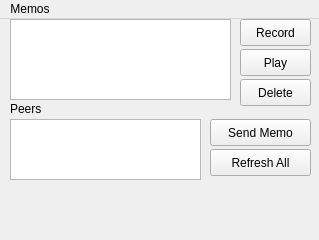
<?xml version="1.0" encoding="UTF-8"?>
<ui version="4.0">
 <class>MainWindow</class>
 <widget class="QMainWindow" name="MainWindow">
  <property name="geometry">
   <rect>
    <x>0</x>
    <y>0</y>
    <width>319</width>
    <height>240</height>
   </rect>
  </property>
  <property name="windowTitle">
   <string>Memos</string>
  </property>
  <widget class="QWidget" name="centralwidget">
   <widget class="QListWidget" name="listMemos">
    <property name="geometry">
     <rect>
      <x>10</x>
      <y>0</y>
      <width>221</width>
      <height>81</height>
     </rect>
    </property>
    <property name="toolTip">
     <string>Memos</string>
    </property>
   </widget>
   <widget class="QListWidget" name="listPeers">
    <property name="geometry">
     <rect>
      <x>10</x>
      <y>100</y>
      <width>191</width>
      <height>61</height>
     </rect>
    </property>
    <property name="toolTip">
     <string>Peers</string>
    </property>
   </widget>
   <widget class="QPushButton" name="btnRefreshAll">
    <property name="geometry">
     <rect>
      <x>210</x>
      <y>130</y>
      <width>101</width>
      <height>27</height>
     </rect>
    </property>
    <property name="text">
     <string>Refresh All</string>
    </property>
   </widget>
   <widget class="QPushButton" name="btnSendMemo">
    <property name="geometry">
     <rect>
      <x>210</x>
      <y>100</y>
      <width>101</width>
      <height>27</height>
     </rect>
    </property>
    <property name="text">
     <string>Send Memo</string>
    </property>
   </widget>
   <widget class="QPushButton" name="btnRecordMemo">
    <property name="geometry">
     <rect>
      <x>240</x>
      <y>0</y>
      <width>71</width>
      <height>27</height>
     </rect>
    </property>
    <property name="text">
     <string>Record</string>
    </property>
   </widget>
   <widget class="QPushButton" name="btnPlayMemo">
    <property name="geometry">
     <rect>
      <x>240</x>
      <y>30</y>
      <width>71</width>
      <height>27</height>
     </rect>
    </property>
    <property name="text">
     <string>Play</string>
    </property>
   </widget>
   <widget class="QPushButton" name="btnDeleteMemo">
    <property name="geometry">
     <rect>
      <x>240</x>
      <y>60</y>
      <width>71</width>
      <height>27</height>
     </rect>
    </property>
    <property name="text">
     <string>Delete</string>
    </property>
   </widget>
   <widget class="QLabel" name="label_2">
    <property name="geometry">
     <rect>
      <x>10</x>
      <y>80</y>
      <width>31</width>
      <height>17</height>
     </rect>
    </property>
    <property name="styleSheet">
     <string notr="true">font: 8pt &quot;Ubuntu&quot;;</string>
    </property>
    <property name="text">
     <string>Peers</string>
    </property>
    <property name="alignment">
     <set>Qt::AlignBottom|Qt::AlignLeading|Qt::AlignLeft</set>
    </property>
   </widget>
  </widget>
  <widget class="QMenuBar" name="menubar">
   <property name="geometry">
    <rect>
     <x>0</x>
     <y>0</y>
     <width>319</width>
     <height>25</height>
    </rect>
   </property>
   <widget class="QMenu" name="menuMemos">
    <property name="title">
     <string>Memos</string>
    </property>
    <addaction name="actionRefreshMemos"/>
    <addaction name="actionRefreshPeers"/>
    <addaction name="separator"/>
    <addaction name="actionClose"/>
   </widget>
   <addaction name="menuMemos"/>
  </widget>
  <action name="actionRefreshMemos">
   <property name="text">
    <string>Refresh Memos</string>
   </property>
  </action>
  <action name="actionClose">
   <property name="text">
    <string>Close</string>
   </property>
  </action>
  <action name="actionRefreshPeers">
   <property name="text">
    <string>Refresh Peers</string>
   </property>
  </action>
 </widget>
 <resources/>
 <connections>
  <connection>
   <sender>actionClose</sender>
   <signal>triggered()</signal>
   <receiver>MainWindow</receiver>
   <slot>close()</slot>
   <hints>
    <hint type="sourcelabel">
     <x>-1</x>
     <y>-1</y>
    </hint>
    <hint type="destinationlabel">
     <x>159</x>
     <y>119</y>
    </hint>
   </hints>
  </connection>
 </connections>
</ui>
